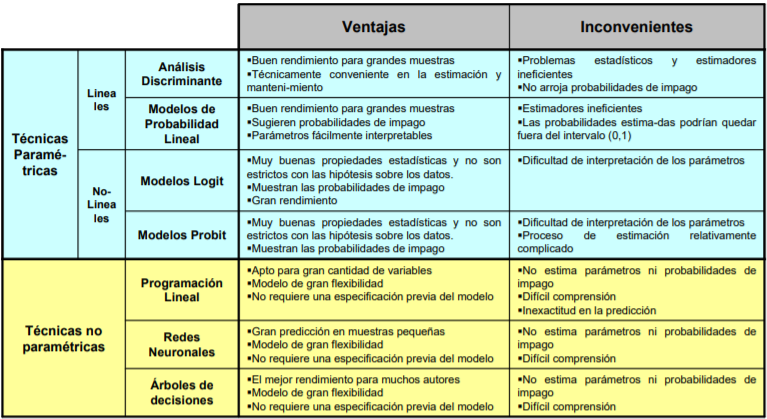
#> input picture CreditScoring/Imagenes/Cuadros_modelos.PNG, 767 x 419 px
$ jupyter execute Untitled.ipynb
#> lines starting #> are read from the running program, lines starting #| are printed output that depends on the picture
# Credit Scoring

## Contexto

Equifax tiene un modelo de credit score de mercado desarrollado específicamente para Instituaciones Microfinancieras reguladas y no reguladas que predice el comportamiento de pago de una persona natural o jurídica, titular de un crédito para Microempresas.

Diferencias entre una persona jurídica y natural:

>1.- Una Persona Natural es una persona humana que ejerce derechos y cumple obligaciones a título personal.
    Al constituir una empresa como Persona Natural, la persona (el dueño de la empresa) asume a título personal todas las obligaciones de la empresa, lo cual implica que asume la responsabilidad y garantiza con todo el patrimonio que posea (los bienes que estén a su nombre), las deudas que pueda contraer la empresa.
    Si, por ejemplo, la empresa quiebra y es obligada a pagar alguna deuda, la persona deberá hacerse responsable por esta a título personal y, en caso de no pagarla, sus bienes personales podrían ser embargados.

>2.-Una Persona Jurídica es una empresa que ejerce sus propios derechos y cumple sus propias obligaciones.
    Al constituir una empresa como Persona Jurídica, es la empresa (y no el dueño o los dueños) quien asume todas sus obligaciones, lo cual implica que las deudas que pueda contraer están garantizadas y se limitan solo a los bienes que pueda tener a su nombre (tanto capital como patrimonio).
    Si, por ejemplo, la empresa quiebra y es obligada a pagar alguna deuda, esta se pagará solo con los bienes que pueda tener la empresa a su nombre, sin poder obligar al dueño o a los dueños a tener que hacerse responsable por la deuda con sus bienes personales.

Ordena las cuentas de acuerdo a su nivel de riesgo, permitiendo a cada empresa definir los criterios de admisión de clientes deseados.

Es útil para todo el ciclo de vida del crédito, lo que permite mejorar la consistencia y precisión de las decisiones crediticias. No requiere datos adicionales de la solicitud, sólo nombre y documento de identidad. Puede utilizarse combinado con reglas de decisión ya utilizadas para aprobar o denegar un crédito de Microfinanzas. De esta forma, no se exige un cambio radical de políticas crediticias.

# Normativa de Basilea II e Instituciones de Microfinanzas
## Análisis del Riesgo de Microcrédito
Proceso en base a las prácticas generalmente aceptadas de rating internos o credit scoring.
El desarrollo para las IMFs engloba:
  1. Identificació de la probabilidad de incumplimiento.
  2. Pérdida dada por incumpliminento.
  3. Exposición al incumplimiento.

## Fórmula de Basilea II en la normativa SBS:
  -  VaR (99,9%). Es decir, un nivel de confianza 99.9%. Coeff. Correlación=0.04
  -  Basilea II considera un cuantil 99,9% con objeto de que en el requerimiento de capital se contemplen el 99,9% de las situaciones más adversas del estado de la economía(X) y que el peor resultado en situación de catástrofe o crisis en la economía se produzca con una probabilidad del 0,1%
  -  VaR(99,9%)=N^-1(0,001)=Inversa de la Función Distribución Normal Estándar Acumulada=-3,090.
  -  El capital requerido depende de la relación entre Pérdida Esperada y Pérdida Inesperada

# Concepto de Credit Scoring
El *credit scoring*, también conocido como calificación del riesgo de insolvencia o morosidad,
puede definirse, en una primera aproximación, como un sistema que, mediante predicciones, califica un crédito y mide el riesgo de incumplimiento inherente al mismo.

# Banca

[cell 1]
from PIL import Image
img = Image.open('Imagenes/Cuadros_modelos.PNG')
#> img is the input picture: PIL image 767x419 RGBA; mean R, G, B, A 198.9, 221.3, 187.4, 255
new_img = img.resize((1000,700))
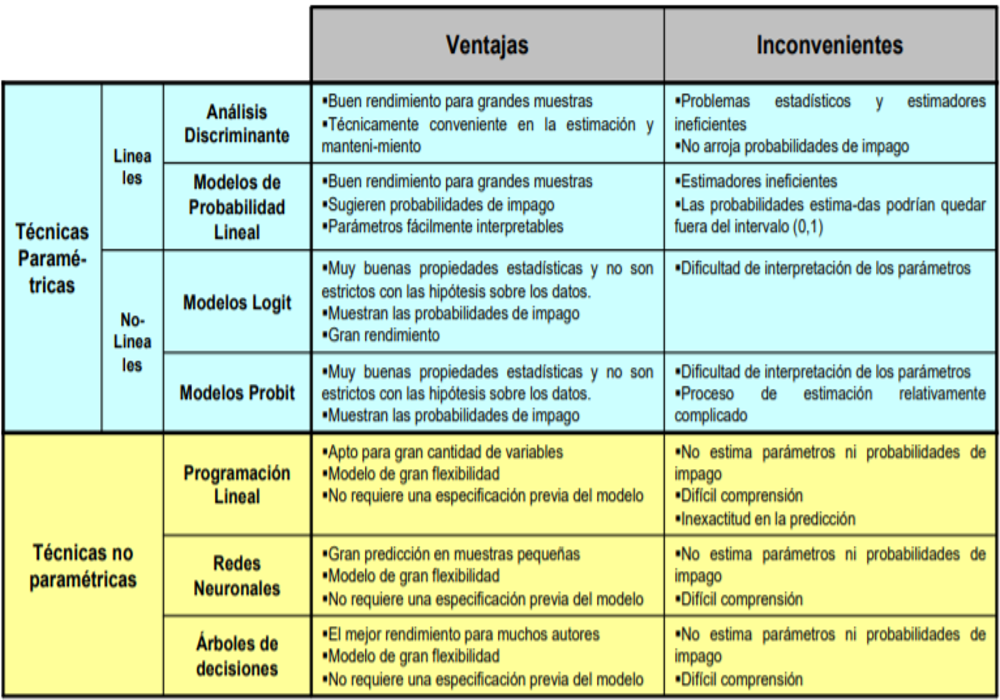
#> new_img: PIL image 1000x700 RGBA; mean R, G, B, A 198.7, 221, 187.2, 255
new_img
#new_img.save('1-256x256.png','png')

# Instituciones Microfinancieras IMF's

[cell 2]
from PIL import Image
img = Image.open('Imagenes/IMFs.PNG')
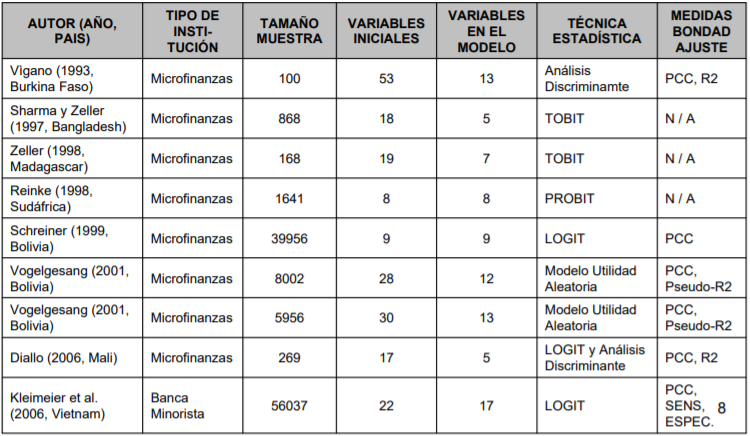
#> input picture CreditScoring/Imagenes/IMFs.PNG, 750 x 436 px
#> img is the input picture: PIL image 750x436 RGBA; mean R, G, B, A 224.7, 224.7, 224.6, 255
new_img = img.resize((1000,700))
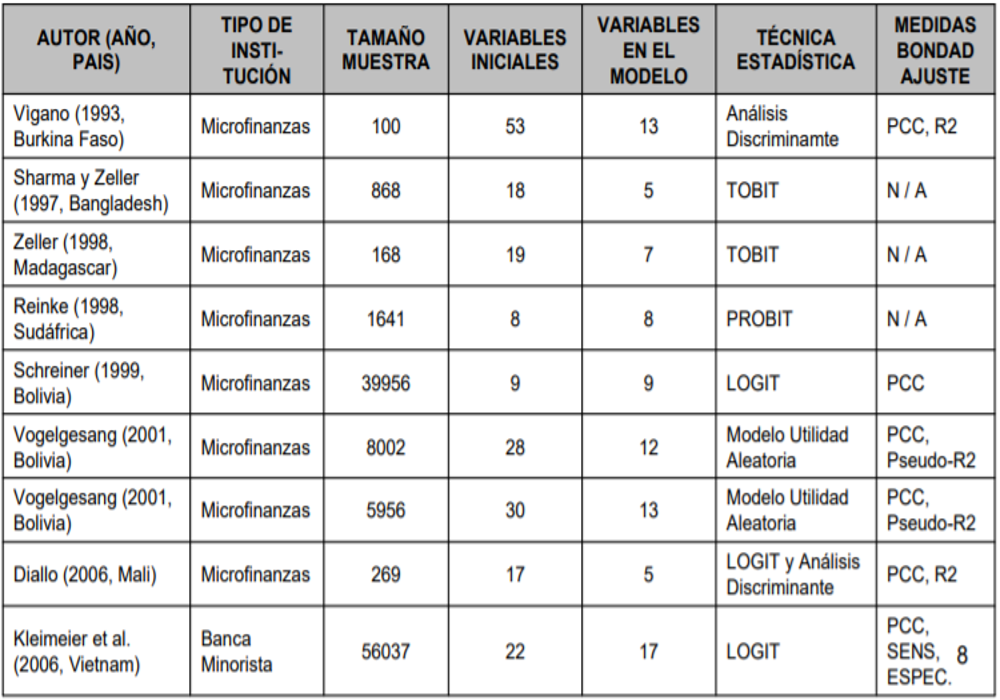
#> new_img: PIL image 1000x700 RGBA; mean R, G, B, A 224.4, 224.4, 224.4, 255
new_img
#new_img.save('1-256x256.png','png')
